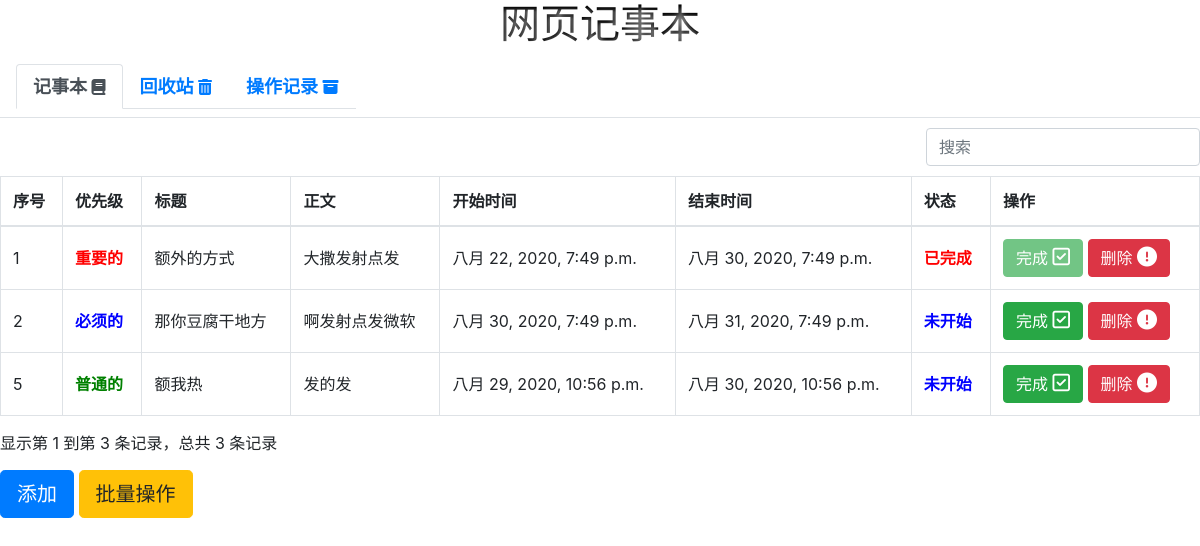
Page /app/ on the earlier database version.
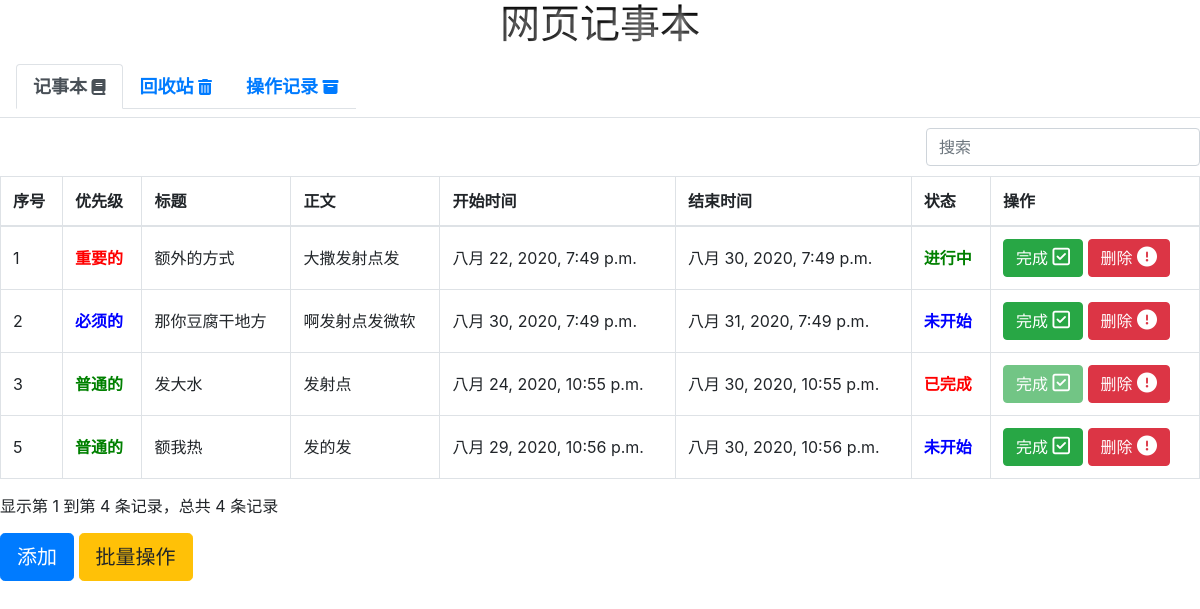
Same page on the later database version.
### app/models.py (models this page shows)
class Note(models.Model):
    choices = (
        ('U', 'Underway'),
        ('F', 'Finish'),
        ('D', 'Deleted'),
        ('O', 'Overtime'),
        ('P', 'Plan')
    )
    """
    记事的重要性
    """
    rank = (
        ('I','Important'),
        ('C','Common'),
        ('N','Necessary')
    )
    title = models.CharField(verbose_name='标题', max_length=5)
    text = models.TextField(verbose_name='内容', max_length=20)
    start_time = models.DateTimeField(verbose_name='开始时间')
    end_time = models.DateTimeField(verbose_name='结束时间')
    grade = models.CharField(verbose_name='等级',default='C',choices=rank,max_length=1)
    status = models.CharField(verbose_name='状态', default='U', choices=choices, max_length=1)

### app/views.py (the view)
# urls.py: path('', views.index_page),
def index_page(request):
    notes = [i for i in Note.objects.exclude(status='D')]
    for i in notes:
        if i.status != 'F':
            now_status = get_status(i.start_time, i.end_time)
            Note.objects.filter(id=i.id).update(status=now_status)
    recover_notes = [i for i in Note.objects.filter(status='D')]
    logs = [i for i in Log.objects.all()]
    return render(request, 'index.html', {'note': notes, 'recover_notes': recover_notes, 'log': logs})

### app/views.py (called while the page is built)
def get_status(s_time, e_time):
    current_time = datetime.datetime.now()
    if type(s_time) == str:
        s_time = change_time_format(s_time)
        e_time = change_time_format(e_time)
    if s_time < current_time < e_time:
        return 'U'
    elif current_time > e_time:
        return 'O'
    elif current_time < s_time:
        return 'P'

### app/templates/index.html (shortened to what this page needs)
<!DOCTYPE html>
<html lang="en">
<head>
    {% load static %}
    <link rel="stylesheet" href="{% static 'css/bootstrap/bootstrap.min.css' %}">
    <link rel="stylesheet" href="{% static 'css/sweetalert.css' %}">
    <link rel="stylesheet" href="{% static 'css/index.css' %}">
    <link rel="stylesheet" href="{% static 'css/bootstrap/bootstrap-table.min.css' %}">
    <link rel="stylesheet" href="https://cdn.staticfile.org/font-awesome/4.7.0/css/font-awesome.css">
</head>
<body >
<h1 class="nameTitle">网页记事本</h1>
<nav class="navbar nav-tabs" role="navigation">
    <ul class="nav nav-tabs">
        <li class="nav-item ">
            <a class="nav-link active" href="#mainTab" data-toggle="tab">
                <span class="navTitle">记事本</span>
                <i class="fa fa-book"></i>
            </a>
        </li>
        <li class="nav-item">
            <a class="nav-link" href="#recoverTab" data-toggle="tab">
                <span class="navTitle">回收站</span>
                <i class="fa fa-trash"></i>
            </a>
        </li>
        <li class="nav-item">
            <a class="nav-link" href="#logTab" data-toggle="tab">
                <span class="navTitle">操作记录</span>
                <i class="fa fa-archive"></i>
            </a>
        </li>
    </ul>
</nav>
<div class="tab-content">
    <div id="mainTab" class="tab-pane in active">
        <table id="mainList" class="table table-hover">
            <thead>
            <tr>
                <th>序号</th>
                <th>优先级</th>
                <th>标题</th>
                <th>正文</th>
                <th>开始时间</th>
                <th>结束时间</th>
                <th>状态</th>
                <th>操作</th>
            </tr>
            </thead>
            <tbody>
            {% for i in note %}
                <tr>
                    <td>{{ i.id }}</td>
                    {% if i.grade == 'I' %}
                        <td class="important">重要的</td>
                    {% elif i.grade == 'C' %}
                        <td class="common">普通的</td>
                    {% elif i.grade == 'N' %}
                        <td class="necessary">必须的</td>
                    {% endif %}
                    <td>{{ i.title }}</td>
                    <td>{{ i.text }}</td>
                    <td>{{ i.start_time }}</td>
                    <td>{{ i.end_time }}</td>
                    {% if i.status == 'F' %}
                        <td class="underway">已完成</td>
                    {% elif i.status == 'U' %}
                        <td class="finish">进行中</td>
                    {% elif i.status == 'O' %}
                        <td class="overtime">已超时</td>
                    {% elif i.status == 'P' %}
                        <td class="plan">未开始</td>
                    {% endif %}
                    <td>
                        {% if i.status == 'F' or i.status == 'O' %}
                            <button type="button" class="btn btn-success" disabled>完成
                                <i class="fa fa-check-square-o" style="font-size:20px"></i>
                            </button>
                        {% elif i.status == 'U' or i.status == 'P' %}
                            <button type="button" class="btn btn-success" onclick=finishNote("{{ i.id }}")>完成
                                <i class="fa fa-check-square-o" style="font-size:20px"></i>
                            </button>
                        {% endif %}
                        <button type="button" class="btn btn-danger" onclick=delNote("{{ i.id }}")>删除
                            <i class="fa fa-exclamation-circle" style="font-size:20px"></i>
                        </button>
                    </td>
                </tr>
            {% endfor %}
            </tbody>
        </table>
        <button type="button" class="btn btn-primary btn-lg" onclick="$('#addModal').modal('show')">添加</button>
        <button type="button" class="btn btn-warning btn-lg" onclick="">批量操作</button>
    </div>
</div>
</body>
</html>

Differences in the rows shown:
changed Note "额外的方式": status "已完成" → "进行中"
now on this page (row edited): Note: id "3", grade "普通的", title "发大水", text "发射点", start_time "八月 24, 2020, 10:55 p.m.", end_time "八月 30, 2020, 10:55 p.m.", status "已完成"
Other differences:
text written by a page script: "显示第 1 到第 3 条记录，总共 3 条记录" → "显示第 1 到第 4 条记录，总共 4 条记录"
